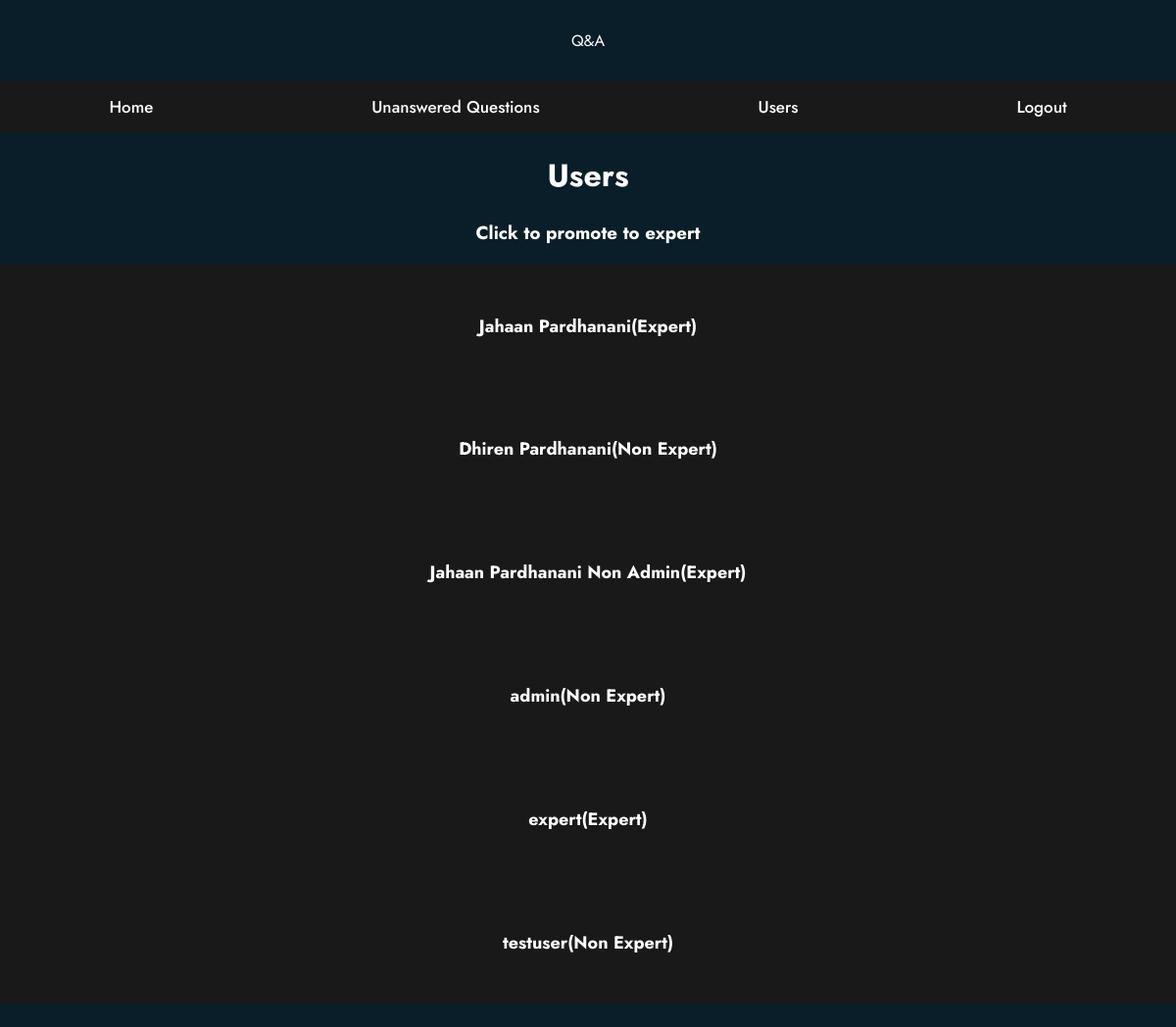
Page /users (signed in) on the committed database.
### tables this page shows
CREATE TABLE users(
    id integer primary key autoincrement,
    name_text text not null,
    password_text text not null,
    expert_boolean boolean not null,
    admin_boolean boolean not null
);

### app.py (the view)
@app.route("/users")
def users():
    user = get_current_user()
    if not user:
        return redirect(url_for("login"))
    if user["admin_boolean"] == 0:
        return redirect(url_for("home"))
    db = get_db()
    users_cur = db.execute(
        "select id, name_text, expert_boolean, admin_boolean from users")
    users_results = users_cur.fetchall()
    return render_template("users.html", user=user, users=users_results)

### app.py (called while the page is built)
def get_current_user():
    user_result = None
    if "user" in session:
        user = session["user"]
        db = get_db()
        user_cur = db.execute(
            "select id, name_text, password_text, expert_boolean, admin_boolean from users where name_text = ?", [user])
        user_result = user_cur.fetchone()
    return user_result

### database.py (called while the page is built)
def connect_db():
    sql = sqlite3.connect(
        "/Users/bhaskar/Documents/PythonProjects/StudentProjects/Jahaan/Forum/questions.db")
    print("True")
    sql.row_factory = sqlite3.Row
    return sql

def get_db():
    if not hasattr(g, "sqlite_db"):
        g.sqlite_db = connect_db()
    return g.sqlite_db

### templates/users.html (shortened to what this page needs)
{% from "show_links.html" import show_links %}
<!DOCTYPE html>
<html lang="en">
  <head>
    <link rel="stylesheet" href="/static/style.css">
  </head>
  <body>
    <div class="header">Q&A</div>
    {{ show_links(user) }}
        <h1>Users</h1>
        <h3>Click to promote to expert</h3>
        <div class="container">
          {% for user in users %}
          {% if user["expert_boolean"] == 0 %}<a href="{{ url_for("promote", user_id=user["id"]) }}">
            <h4>{{ user["name_text"] }}(Non Expert)</h4></a>
          {% endif %}
          {% if user["expert_boolean"] == 1 %}<a href="{{ url_for("demote", user_id=user["id"]) }}">
            <h4>{{ user["name_text"] }}(Expert)</h4>
          </a>
          {% endif %}
          <br>
          {% endfor %}
          </div><br>
  </body>
</html>

### static/style.css (style rules this page uses)
.header { box-shadow: 5px solid #1a1919; padding: 30px; text-align: center; }
body { background-color: #0a1e29; padding: 0; margin: 0; color: #fff; text-align: center; font-family: 'Jost', sans-serif; }
a { z-index: 1; color: white; text-decoration: none; font-family: 'Jost', sans-serif; font-weight: 500; font-size: 18px; padding: 10px 5px; }
a:before { position: absolute; content: ""; height: 33.33%; width: 0; background-color: #0d7cff; bottom: 66.66%; left: 0; transition: all 0.5s; }
.container { background-color: #1a1919; }

### rows in the picture
users: name_text "Jahaan Pardhanani"
users: name_text "Dhiren Pardhanani"
users: name_text "Jahaan Pardhanani Non Admin"
users: name_text "admin"
users: name_text "expert"
users: name_text "testuser"
